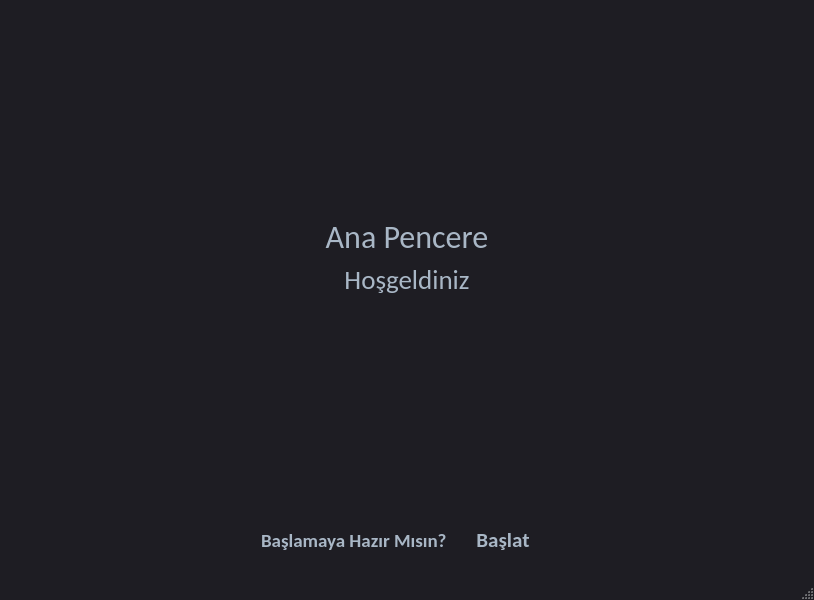
<?xml version="1.0" encoding="UTF-8"?>
<ui version="4.0">
 <class>MainWindow</class>
 <widget class="QMainWindow" name="MainWindow">
  <property name="geometry">
   <rect>
    <x>0</x>
    <y>0</y>
    <width>814</width>
    <height>600</height>
   </rect>
  </property>
  <property name="windowTitle">
   <string>MainWindow</string>
  </property>
  <property name="styleSheet">
   <string notr="true">
QMainWindow {
	background-color:#1e1d23;
}</string>
  </property>
  <widget class="QWidget" name="centralwidget">
   <property name="styleSheet">
    <string notr="true">background-color:#1e1d23;
</string>
   </property>
   <layout class="QVBoxLayout" name="verticalLayout">
    <item>
     <spacer name="verticalSpacer_2">
      <property name="orientation">
       <enum>Qt::Vertical</enum>
      </property>
      <property name="sizeHint" stdset="0">
       <size>
        <width>20</width>
        <height>40</height>
       </size>
      </property>
     </spacer>
    </item>
    <item>
     <widget class="QLabel" name="label">
      <property name="font">
       <font>
        <family>Calibri</family>
        <pointsize>24</pointsize>
       </font>
      </property>
      <property name="styleSheet">
       <string notr="true">QLabel {
	color: #a9b7c6;
}</string>
      </property>
      <property name="text">
       <string>Ana Pencere</string>
      </property>
      <property name="alignment">
       <set>Qt::AlignCenter</set>
      </property>
     </widget>
    </item>
    <item>
     <widget class="QLabel" name="label_2">
      <property name="font">
       <font>
        <family>Calibri</family>
        <pointsize>20</pointsize>
       </font>
      </property>
      <property name="styleSheet">
       <string notr="true">QLabel {
	color: #a9b7c6;
}</string>
      </property>
      <property name="text">
       <string>Hoşgeldiniz</string>
      </property>
      <property name="alignment">
       <set>Qt::AlignCenter</set>
      </property>
     </widget>
    </item>
    <item>
     <spacer name="verticalSpacer">
      <property name="orientation">
       <enum>Qt::Vertical</enum>
      </property>
      <property name="sizeHint" stdset="0">
       <size>
        <width>20</width>
        <height>40</height>
       </size>
      </property>
     </spacer>
    </item>
    <item>
     <widget class="QWidget" name="widget" native="true">
      <layout class="QHBoxLayout" name="horizontalLayout">
       <item>
        <spacer name="horizontalSpacer">
         <property name="orientation">
          <enum>Qt::Horizontal</enum>
         </property>
         <property name="sizeHint" stdset="0">
          <size>
           <width>40</width>
           <height>20</height>
          </size>
         </property>
        </spacer>
       </item>
       <item>
        <widget class="QLabel" name="label_3">
         <property name="font">
          <font>
           <family>Calibri</family>
           <pointsize>14</pointsize>
           <weight>75</weight>
           <bold>true</bold>
          </font>
         </property>
         <property name="styleSheet">
          <string notr="true">QLabel {
	color: #a9b7c6;
}</string>
         </property>
         <property name="text">
          <string>Başlamaya Hazır Mısın?</string>
         </property>
        </widget>
       </item>
       <item>
        <widget class="QPushButton" name="pushButton">
         <property name="minimumSize">
          <size>
           <width>100</width>
           <height>40</height>
          </size>
         </property>
         <property name="font">
          <font>
           <family>Calibri</family>
           <pointsize>16</pointsize>
           <weight>75</weight>
           <italic>false</italic>
           <bold>true</bold>
          </font>
         </property>
         <property name="styleSheet">
          <string notr="true">QPushButton{
	border-style: solid;
	border-top-color: transparent;
	border-right-color: transparent;
	border-left-color: transparent;
	border-bottom-color: transparent;
	border-width: 1px;
	border-style: solid;
	color: #a9b7c6;
	padding: 2px;
	background-color: #1e1d23;
}
QPushButton::default{
	border-style: inset;
	border-top-color: transparent;
	border-right-color: transparent;
	border-left-color: transparent;
	border-bottom-color: #04b97f;
	border-width: 1px;
	color: #a9b7c6;
	padding: 2px;
	background-color: #1e1d23;
}
QPushButton:hover{
	border-style: solid;
	border-top-color: transparent;
	border-right-color: transparent;
	border-left-color: transparent;
	border-bottom-color: #37efba;
	border-bottom-width: 1px;
	border-style: solid;
	color: #FFFFFF;
	padding-bottom: 2px;
	background-color: #1e1d23;
}
QPushButton:pressed{
	border-style: solid;
	border-top-color: transparent;
	border-right-color: transparent;
	border-left-color: transparent;
	border-bottom-color: #37efba;
	border-bottom-width: 2px;
	border-style: solid;
	color: #37efba;
	padding-bottom: 1px;
	background-color: #1e1d23;
}
QPushButton:disabled{
	border-style: solid;
	border-top-color: transparent;
	border-right-color: transparent;
	border-left-color: transparent;
	border-bottom-color: #808086;
	border-bottom-width: 2px;
	border-style: solid;
	color: #808086;
	padding-bottom: 1px;
	background-color: #1e1d23;
}</string>
         </property>
         <property name="text">
          <string>Başlat</string>
         </property>
        </widget>
       </item>
       <item>
        <spacer name="horizontalSpacer_2">
         <property name="orientation">
          <enum>Qt::Horizontal</enum>
         </property>
         <property name="sizeHint" stdset="0">
          <size>
           <width>40</width>
           <height>20</height>
          </size>
         </property>
        </spacer>
       </item>
      </layout>
     </widget>
    </item>
   </layout>
  </widget>
  <widget class="QStatusBar" name="statusBar"/>
 </widget>
 <resources/>
 <connections/>
</ui>
